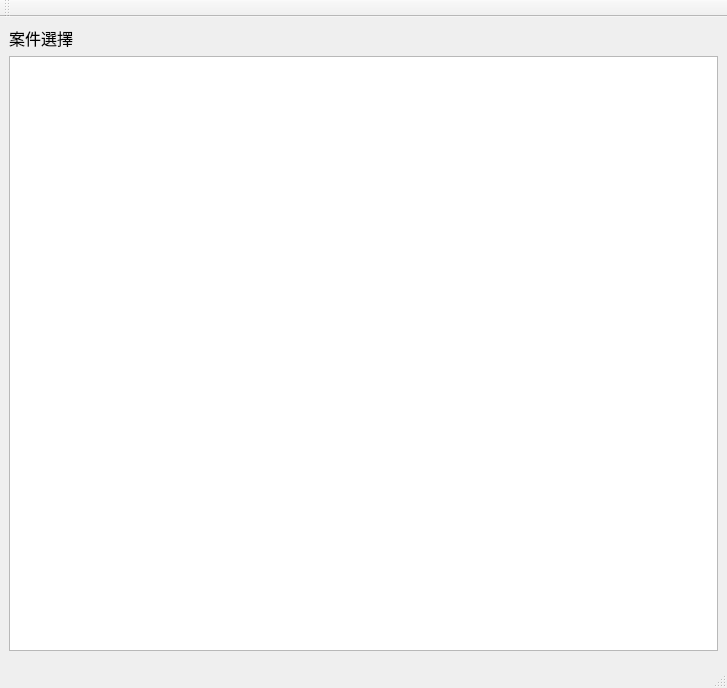
<?xml version="1.0" encoding="UTF-8"?>
<ui version="4.0">
 <class>win_inst</class>
 <widget class="QMainWindow" name="win_inst">
  <property name="enabled">
   <bool>true</bool>
  </property>
  <property name="geometry">
   <rect>
    <x>0</x>
    <y>0</y>
    <width>727</width>
    <height>688</height>
   </rect>
  </property>
  <property name="font">
   <font>
    <family>Microsoft JhengHei</family>
    <pointsize>12</pointsize>
    <weight>9</weight>
    <italic>false</italic>
    <bold>false</bold>
   </font>
  </property>
  <property name="windowTitle">
   <string>案件</string>
  </property>
  <property name="windowIcon">
   <iconset resource="../res/mycis.qrc">
    <normaloff>:/res/img/document-open.png</normaloff>:/res/img/document-open.png</iconset>
  </property>
  <property name="styleSheet">
   <string notr="true">font: 75 12pt &quot;Microsoft JhengHei&quot;;</string>
  </property>
  <widget class="QWidget" name="wdg">
   <layout class="QVBoxLayout" name="verticalLayout">
    <item>
     <layout class="QGridLayout" name="gl">
      <item row="0" column="0">
       <widget class="QLabel" name="label">
        <property name="text">
         <string>案件選擇</string>
        </property>
       </widget>
      </item>
      <item row="1" column="0">
       <widget class="QTreeView" name="trv">
        <property name="focusPolicy">
         <enum>Qt::NoFocus</enum>
        </property>
       </widget>
      </item>
     </layout>
    </item>
   </layout>
  </widget>
  <widget class="QToolBar" name="tb">
   <property name="windowTitle">
    <string>toolBar</string>
   </property>
   <property name="iconSize">
    <size>
     <width>48</width>
     <height>48</height>
    </size>
   </property>
   <attribute name="toolBarArea">
    <enum>TopToolBarArea</enum>
   </attribute>
   <attribute name="toolBarBreak">
    <bool>false</bool>
   </attribute>
  </widget>
  <widget class="QStatusBar" name="stb"/>
 </widget>
 <resources>
  <include location="../res/mycis.qrc"/>
 </resources>
 <connections/>
 <designerdata>
  <property name="gridDeltaX">
   <number>5</number>
  </property>
  <property name="gridDeltaY">
   <number>5</number>
  </property>
  <property name="gridSnapX">
   <bool>true</bool>
  </property>
  <property name="gridSnapY">
   <bool>true</bool>
  </property>
  <property name="gridVisible">
   <bool>true</bool>
  </property>
 </designerdata>
</ui>
